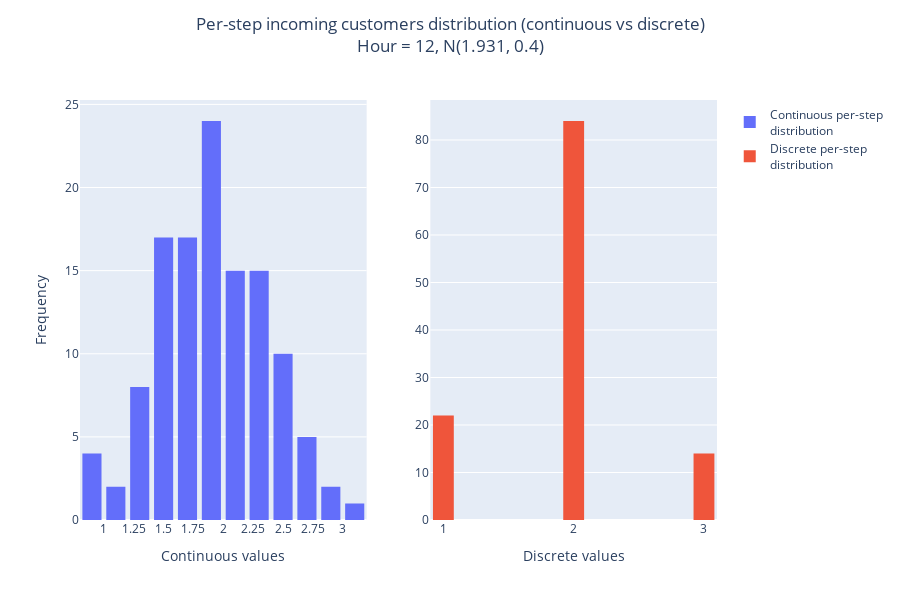

The code cell stored with this chart in its notebook:
### Code cell
def plot_real_vs_discrete_distribution(df_full, hour, steps_in_hour, sigma):

    mu = df_full.set_index("hour").loc[hour]["real"]/steps_in_hour
    rnd = np.random.RandomState(830696)
    real_distribution = rnd.normal(mu, sigma, steps_in_hour)
    discrete_distribution = cast_to_discrete_dist(real_distribution)
    fig = make_subplots(rows=1, cols=2)

    fig.add_trace(go.Histogram(x=real_distribution, nbinsx=20,
                               name="Continuous per-step<br>distribution"), row=1, col=1)
    fig.add_trace(go.Histogram(x=discrete_distribution, nbinsx=20,
                               name="Discrete per-step<br>distribution"), row=1, col=2)
    title = f'Per-step incoming customers distribution (continuous vs discrete)<br>' \
            f'Hour = {hour}, N({str(mu)[:5]}, {sigma})'
    fig.update_layout(
        height=600, width=900,
        xaxis = dict(
            tickmode = 'linear',
            tick0 = 0,
            dtick = 0.25
        ),
        yaxis = dict(
            tickmode = 'linear',
            tick0 = 0,
            dtick = 5
        ),
        xaxis2 = dict(
            tickmode = 'linear',
            tick0 = 0,
            dtick = 1
        ),
        yaxis2 = dict(
            tickmode = 'linear',
            tick0 = 0,
            dtick = 10
        ),
        bargap=0.2,

        title={
            'text': title,
            'y':0.95,
            'x':0.5,
            'xanchor': 'center',
            'yanchor': 'top'},
    )
    fig.update_xaxes(title_text="Continuous values", row=1, col=1)
    fig.update_xaxes(title_text="Discrete values", row=1, col=2)
    fig.update_yaxes(title_text="Frequency", row=1, col=1)

    return fig, discrete_distribution

hour = 12
fig, dist = plot_real_vs_discrete_distribution(df_full, hour, steps_in_hour, SIGMA)
fig.write_image(join(OUTPUT_DIR, 'continuous_vs_discrete_distributions.png'), scale=SCALE)
fig.show()
print(f"Total sampled customers: {sum(dist)}\n"
      f'Total real customers: {df_full.set_index("hour").loc[hour]["real"]}')

### Figure 1 — Plotly figure (JSON) as saved in the notebook; plotly's stock layout.template omitted (floating-point values rounded to 4 significant figures)
{"data": [{"name": "Continuous per-step<br>distribution", "nbinsx": 20, "type": "histogram", "x": [1.85, 1.819, 1.949, 1.951, 1.409, 2.021, 1.405, 1.326, 3.017, 1.977, 0.9647, 2.565, 1.458, 2.163, 2.341, 2.85, 1.386, 2.233, 1.698, 1.984, 2.472, 2.141, 1.897, 1.58, 1.736, 2.127, 1.65, 2.712, 1.477, 2.516, 2.053, 2.553, 1.66, 2.108, 1.491, 1.862, 2.989, 1.472, 1.161, 1.298, 2.685, 1.554, 2.289, 2.27, 1.212, 2.452, 1.972, 1.744, 2.476, 1.972, 1.865, 1.322, 1.876, 2.384, 1.53, 2.372, 1.491, 2.726, 1.543, 1.794, 1.847, 1.89, 1.551, 2.208, 1.785, 1.584, 1.387, 1.351, 1.989, 1.76, 2.253, 2.099, 2.192, 2.02, 2.066, 2.063, 1.712, 2.32, 1.791, 1.561, 1.501, 1.973, 1.238, 0.9518, 1.862, 1.751, 1.623, 2.569, 1.975, 2.207, 2.524, 2.267, 2.637, 1.152, 1.616, 1.655, 1.881, 2.351, 2.545, 1.919, 1.957, 2.106, 0.8069, 2.015, 2.673, 2.243, 2.439, 2.11, 1.687, 1.855, 0.8292, 1.748, 1.52, 2.209, 1.481, 1.98, 2.079, 1.744, 1.878, 2.279], "xaxis": "x", "yaxis": "y"}, {"name": "Discrete per-step<br>distribution", "nbinsx": 20, "type": "histogram", "x": [2, 2, 2, 2, 1, 2, 1, 1, 3, 2, 1, 3, 1, 2, 2, 3, 1, 2, 2, 2, 2, 2, 2, 2, 2, 2, 2, 3, 1, 3, 2, 3, 2, 2, 1, 2, 3, 1, 1, 1, 3, 2, 2, 2, 1, 2, 2, 2, 2, 2, 2, 1, 2, 2, 2, 2, 1, 3, 2, 2, 2, 2, 2, 2, 2, 2, 1, 1, 2, 2, 2, 2, 2, 2, 2, 2, 2, 2, 2, 2, 2, 2, 1, 1, 2, 2, 2, 3, 2, 2, 3, 2, 3, 1, 2, 2, 2, 2, 3, 2, 2, 2, 1, 2, 3, 2, 2, 2, 2, 2, 1, 2, 2, 2, 1, 2, 2, 2, 2, 2], "xaxis": "x2", "yaxis": "y2"}], "layout": {"bargap": 0.2, "height": 600, "title": {"text": "Per-step incoming customers distribution (continuous vs discrete)<br>Hour = 12, N(1.931, 0.4)", "x": 0.5, "xanchor": "center", "y": 0.95, "yanchor": "top"}, "width": 900, "xaxis": {"anchor": "y", "domain": [0.0, 0.45], "dtick": 0.25, "tick0": 0, "tickmode": "linear", "title": {"text": "Continuous values"}}, "xaxis2": {"anchor": "y2", "domain": [0.55, 1.0], "dtick": 1, "tick0": 0, "tickmode": "linear", "title": {"text": "Discrete values"}}, "yaxis": {"anchor": "x", "domain": [0.0, 1.0], "dtick": 5, "tick0": 0, "tickmode": "linear", "title": {"text": "Frequency"}}, "yaxis2": {"anchor": "x2", "domain": [0.0, 1.0], "dtick": 10, "tick0": 0, "tickmode": "linear"}}}
